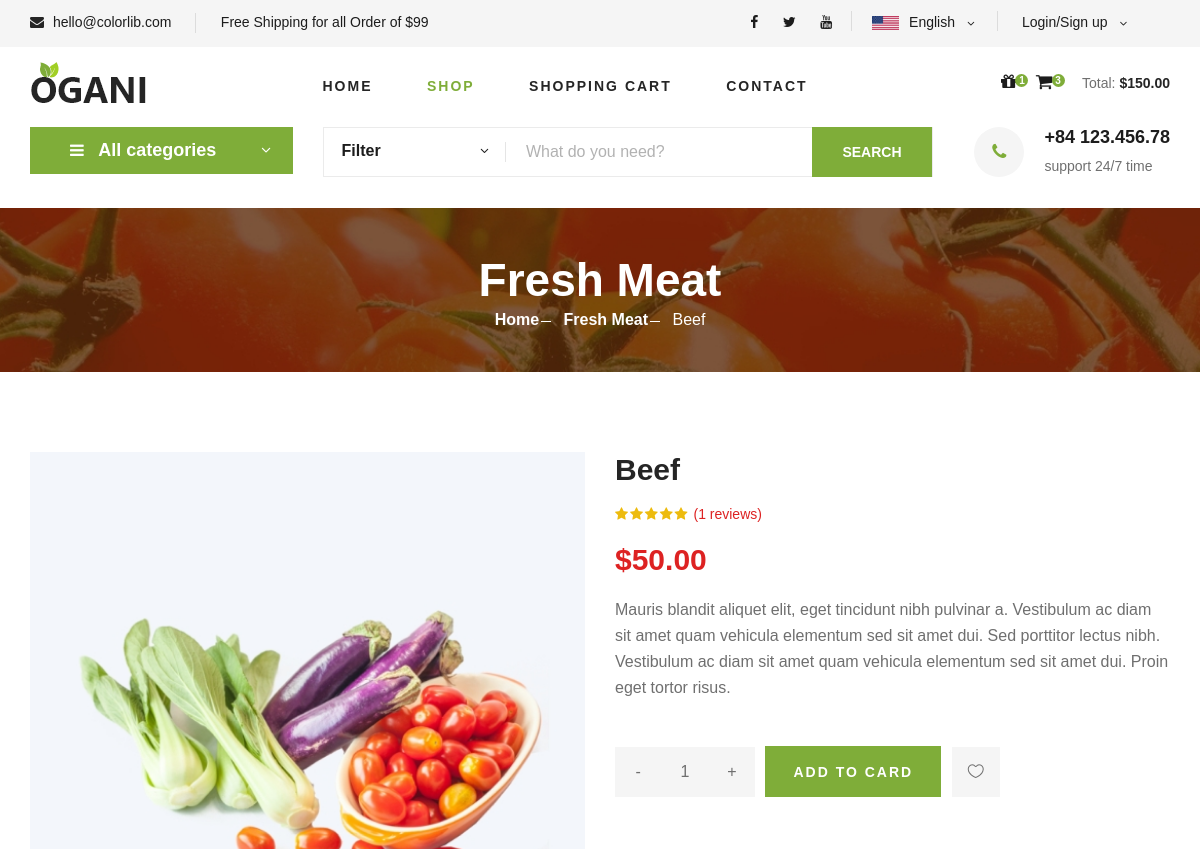
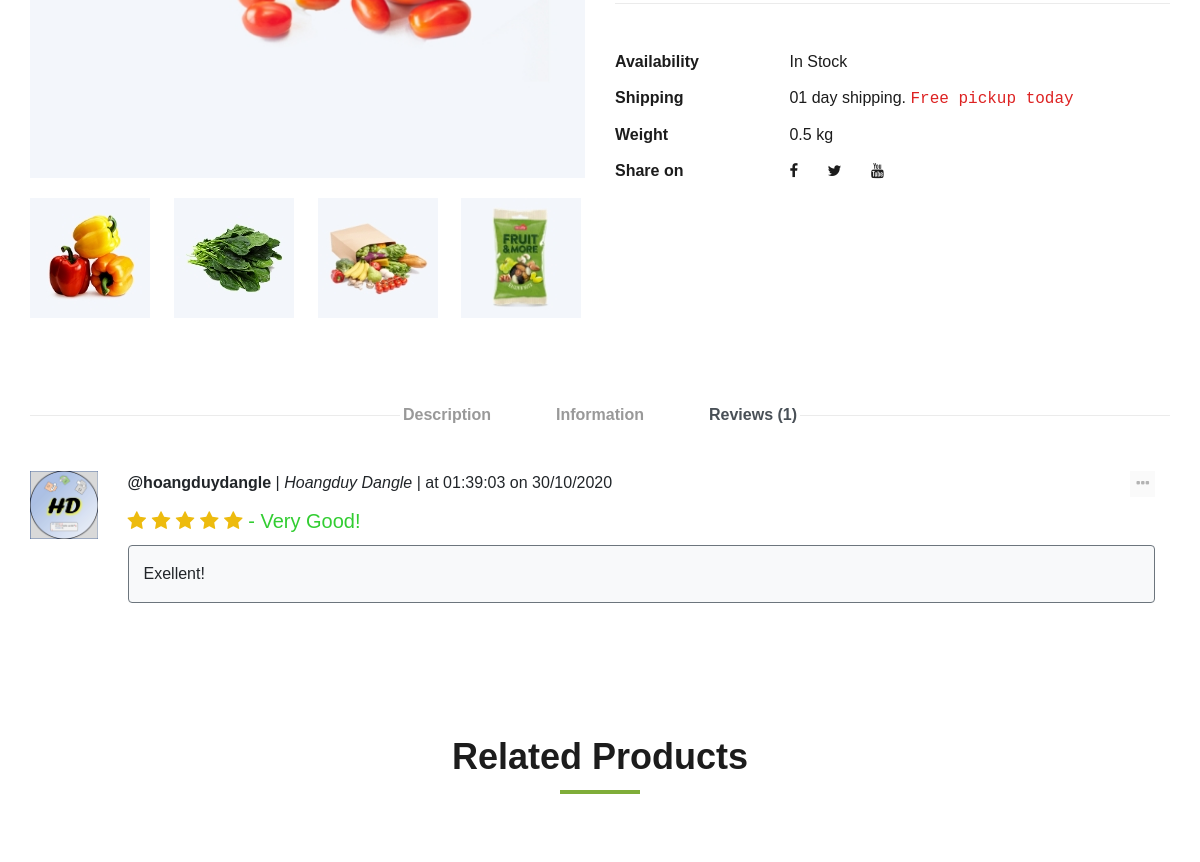
Page /shop/detail/beef (upper part) on the earlier database version (2 pictures, top to bottom).
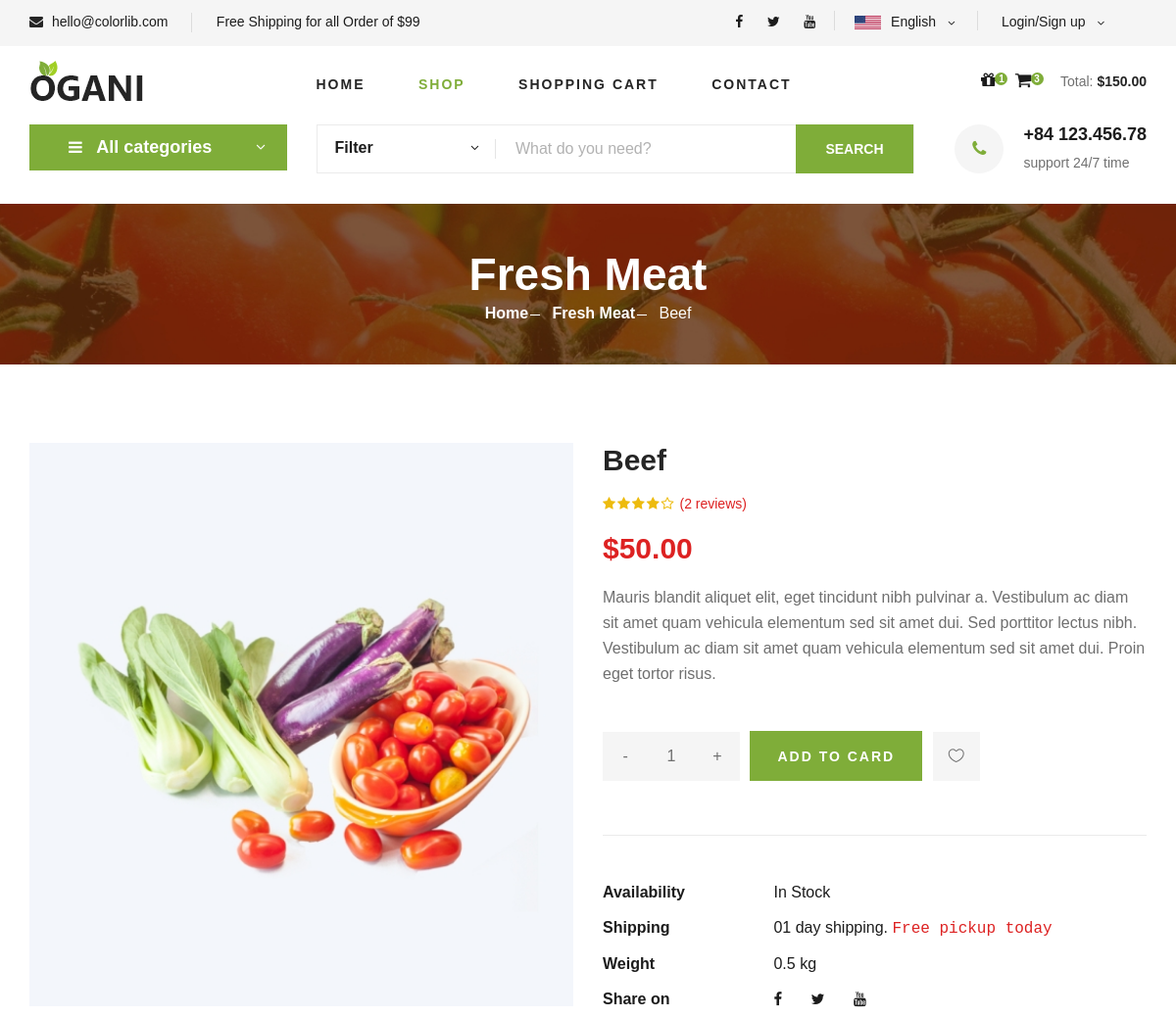
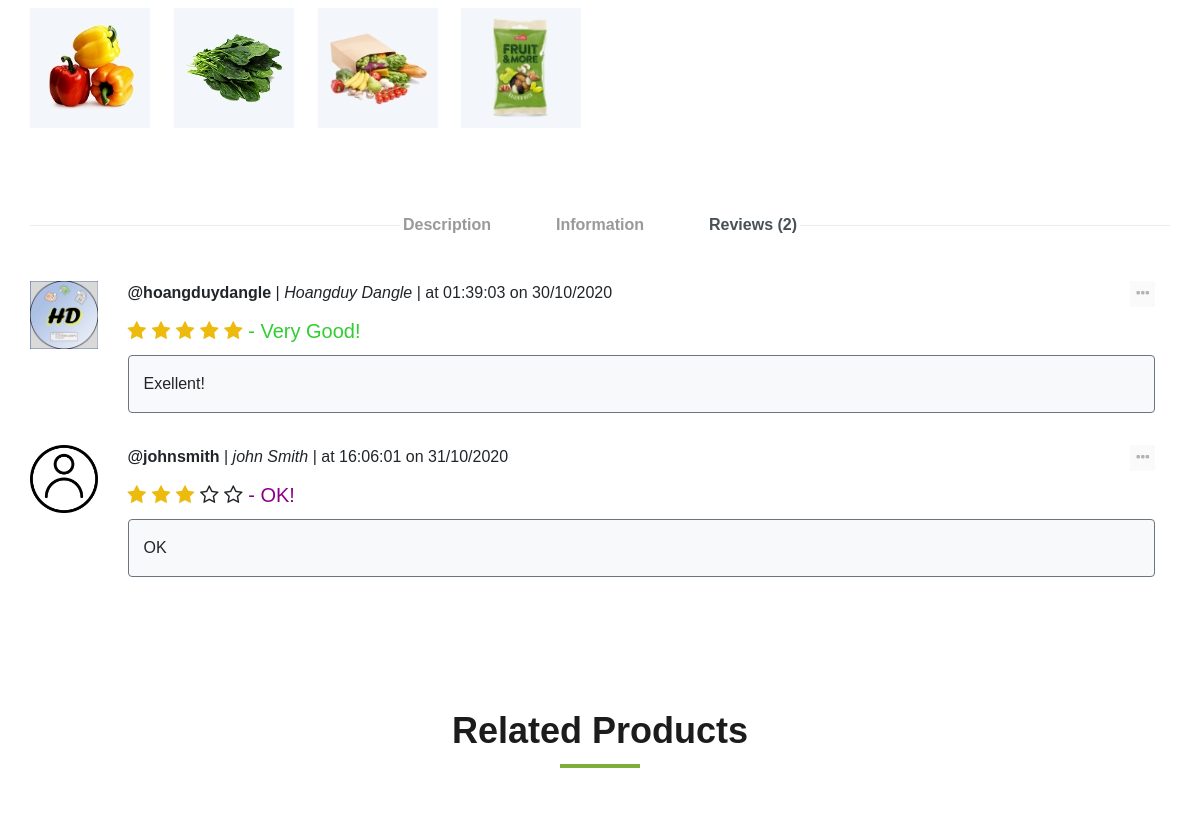
Same page on the later database version (2 pictures, top to bottom).
### tables this page shows
CREATE TABLE `item` (
  `id_item` varchar(100) NOT NULL,
  `name_item` varchar(100) NOT NULL DEFAULT 'Default name',
  `avatar_item` varchar(500) NOT NULL DEFAULT 'Default link',
  `description_item` varchar(500) NOT NULL DEFAULT 'Default description',
  `price_item` int(11) NOT NULL DEFAULT 0,
  `availability_item` tinyint(1) NOT NULL DEFAULT 1,
  `weight_item` float NOT NULL DEFAULT 0,
  `sale_off_item` int(11) NOT NULL DEFAULT 0,
  `featured` tinyint(1) NOT NULL DEFAULT 0,
  `best_seller_item` tinyint(1) NOT NULL DEFAULT 0,
  `date_created_item` datetime DEFAULT NULL,
  `latest_date_updated_item` datetime DEFAULT NULL,
  `category_item` varchar(100) DEFAULT NULL
);

CREATE TABLE `category` (
  `id_category` varchar(100) NOT NULL,
  `name_category` varchar(100) NOT NULL DEFAULT 'Default name'
);

CREATE TABLE `rating_user_item` (
  `username_user_rating` varchar(100) NOT NULL,
  `id_item_rating` varchar(100) NOT NULL,
  `rating` int(11) NOT NULL,
  `review` varchar(500) DEFAULT NULL,
  `date_rating` datetime NOT NULL
);

CREATE TABLE `user` (
  `username_user` varchar(100) NOT NULL,
  `password_user` varchar(500) NOT NULL,
  `fname_user` varchar(100) NOT NULL,
  `lname_user` varchar(100) NOT NULL,
  `bday_user` date DEFAULT NULL,
  `avatar_user` varchar(500) DEFAULT NULL,
  `address_user` varchar(500) DEFAULT NULL,
  `email_user` varchar(500) DEFAULT NULL,
  `role_user` int(11) DEFAULT NULL
);

### mvc/core/Controller.php (called while the page is built, shortened)
<?php
class Controller{
    final public function view($view, $data = []){
        require_once "./mvc/views/".$view.".php";
    }
}
?>

### mvc/controllers/Shop.php (called while the page is built, shortened)
<?php
class Shop extends Controller{
    protected $item_object;
    protected $category_object;
    protected $user_object;
    protected $review_object;
    final public function __construct(){
        $this->item_object = $this->model("Item");
        $this->category_object = $this->model("Category");
        $this->user_object = $this->model("User");
        $this->review_object = $this->model("Review");
    }
    public function detail($params){
        $username = '';
        $this->view("Master1", array(
            "page"=>"detail",
            "item"=>$this->item_object->get_item($params),
            "category_list"=>$this->category_object->get_all_categories(),
            "user"=>$this->user_object->get_info_user($username),
            "review_list"=>$this->review_object->get_all_reviews($params),
            "average_rating"=>$this->item_object->get_average_rated_item($params),
            "related_item_list"=>$this->item_object->get_related_items($params)
        ));
    }
}
?>

### mvc/core/App.php (called while the page is built, shortened)
<?php
class App{
    protected $action = "Action";
    final public function __construct(){
        $arr = $this->url_process();
        if(isset($arr[0])){
            if(file_exists("./mvc/controllers/".$arr[0].".php")){
                unset($arr[0]);
            }
        }
        $this->controller = new $this->controller();
        if(isset($arr[1])){
            if(method_exists($this->controller, $arr[1])){
                $this->action = $arr[1];
            }
            unset($arr[1]);
        }
        $this->params = $arr?array_values($arr):[];
        call_user_func_array([$this->controller, $this->action], $this->params);
    }
    final public function url_process(){
        if (isset($_GET["url"])){
            return explode("/", trim($_GET["url"]));
        }
    }
}
?>

### index.php (called while the page is built, shortened)
<?php
$app = new App();
?>

### mvc/core/Database.php (called while the page is built, shortened)
<?php
class Database{
    protected $servername = "localhost";
    protected $username = "root";
    protected $password = "";
    final public function __construct(){
        $this->conn = mysqli_connect($this->servername, $this->username, $this->password);
    }
}
?>

### mvc/models/Item.php (called while the page is built, shortened)
<?php
class Item extends Database{
    public function get_item($item){
        $sql = "SELECT item.*, category.name_category".
        " FROM item LEFT JOIN category ON item.category_item=category.id_category".
        " WHERE id_item='".$item."';";
        $sql_result = mysqli_query($this->conn, $sql);
        $result = false;
        if($sql_result){
            $result = mysqli_fetch_assoc($sql_result);
        }
        return json_encode($result);
    }
}
?>

### mvc/models/Review.php (called while the page is built, shortened)
<?php
class Review extends Database{
    public function get_all_reviews($id_item){
        $sql = "SELECT rating_user_item.*, user.username_user, user.fname_user,".
        " user.lname_user, user.avatar_user".
        " FROM rating_user_item LEFT JOIN user".
        " ON rating_user_item.username_user_rating=user.username_user".
        " WHERE id_item_rating='".$id_item."';";
        $array_result = array();
        $sql_result = mysqli_query($this->conn, $sql);
        if($sql_result){
            while($row = mysqli_fetch_assoc($sql_result)){
                $array_result[] = $row;
            }
        }
        return json_encode($array_result);
    }
}
?>

### mvc/views/pages/detail.php (the view, shortened to what the rows shown need)
<section class="breadcrumb-section set-bg" data-setbg="/tmdt_201/public/master1/img/breadcrumb.jpg">
    <div class="container">
        <div class="row">
            <div class="col-lg-12 text-center">
                <div class="breadcrumb__text">
                    <?php $item_object = json_decode($data["item"]); ?>
                    <h2><?php echo $item_object->name_category; ?></h2>
                    <div class="breadcrumb__option">
                        <a href="http://localhost/tmdt_201/home">Home</a>
                        <a href="http://localhost/tmdt_201/shop/<?php echo $item_object->category_item; ?>"><?php echo $item_object->name_category; ?></a>
                        <span><?php echo $item_object->name_item; ?></span>
                    </div>
                </div>
            </div>
        </div>
    </div>
</section>
<section class="product-details spad">
    <div class="container">
        <div class="row">
            <div class="col-lg-6 col-md-6">
                <div class="product__details__text">
                    <h3><?php echo $item_object->name_item; ?></h3>
                    <?php $review_list = json_decode($data['review_list']);
                    $size_list = count($review_list);
                    $average_rating = json_decode($data['average_rating']);
                    ?>
                    <div class="product__details__rating">
                        <i class="fa <?php echo (($average_rating > 0 && $average_rating < 0.3) || $average_rating == 0)?'fa-star-o':(($average_rating >= 0.3 && $average_rating < 0.7)?'fa-star-half-o':'fa-star');?>"></i>
                        <i class="fa <?php echo (($average_rating > 1 && $average_rating < 1.3) || $average_rating <= 1)?'fa-star-o':(($average_rating >= 1.3 && $average_rating < 1.7)?'fa-star-half-o':'fa-star');?>"></i>
                        <i class="fa <?php echo (($average_rating > 2 && $average_rating < 2.3) || $average_rating <= 2)?'fa-star-o':(($average_rating >= 2.3 && $average_rating < 2.7)?'fa-star-half-o':'fa-star');?>"></i>
                        <i class="fa <?php echo (($average_rating > 3 && $average_rating < 3.3) || $average_rating <= 3)?'fa-star-o':(($average_rating >= 3.3 && $average_rating < 3.7)?'fa-star-half-o':'fa-star');?>"></i>
                        <i class="fa <?php echo (($average_rating > 4 && $average_rating < 4.3) || $average_rating <= 4)?'fa-star-o':(($average_rating >= 4.3 && $average_rating < 4.7)?'fa-star-half-o':'fa-star');?>"></i>
                        <span>(<?php echo $size_list; ?> reviews)</span>
                    </div>
                    <div class="product__details__price">$50.00</div>
                    <p>Mauris blandit aliquet elit, eget tincidunt nibh pulvinar a. Vestibulum ac diam sit amet quam
                        vehicula elementum sed sit amet dui. Sed porttitor lectus nibh. Vestibulum ac diam sit amet
                        quam vehicula elementum sed sit amet dui. Proin eget tortor risus.</p>
                    <div class="product__details__quantity">
                        <div class="quantity">
                        </div>
                    </div>
                    <a href="#" class="primary-btn">ADD TO CARD</a>
                    <a href="#" class="heart-icon"><span class="icon_heart_alt"></span></a>
                    <ul>
                        <li><b>Availability</b>
                        </li>
                        <li><b>Shipping</b> <span>01 day shipping. <samp>Free pickup today</samp></span></li>
                        <li><b>Weight</b> <span>0.5 kg</span></li>
                        <li><b>Share on</b>
                        </li>
                    </ul>
                </div>
            </div>
            <div class="col-lg-12">
                <div class="product__details__tab">
                    <div class="tab-content">
                        <div class="tab-pane active" id="tabs-3" role="tabpanel">
                            <div class="product__details__tab__desc">
                                <?php
                                for($row = 0; $row < $size_list; $row++){
                                    $id_review = $review_list[$row]->username_user_rating." ".
                                    $review_list[$row]->id_item_rating." ".
                                    $review_list[$row]->date_rating;
                                    $id_review = str_replace(' ', '-', $id_review);
                                    $level_rating = "level-rating-".$id_review;
                                    $comment = "comment-".$id_review;
                                    $rating = $review_list[$row]->rating;
                                    $level_rating_content = '';
                                    $level_rating_color = '';
                                    switch($rating){
                                        case 3:
                                            $level_rating_content = " - OK!";
                                            $level_rating_color = "darkmagenta";
                                            break;
                                        case 5:
                                            $level_rating_content = " - Very Good!";
                                            $level_rating_color = "limegreen";
                                            break;
                                }
                                ?>
                                <div class="row mb-4">
                                    <div class="col-3 col-md-2 col-lg-1">
                                        <img src="<?php echo $review_list[$row]->avatar_user;?>">
                                    </div>
                                    <div class="col-9 col-md-10 col-lg-11">
                                        <div class="container pl-0 mb-2">
                                            <div class="row">
                                                <div class="col-10">
                                                    <?php echo "<b>@".$review_list[$row]->username_user_rating."</b> | <i>".
                                                    $review_list[$row]->fname_user." ".$review_list[$row]->lname_user."</i> | ".
                                                    date_format(date_create($review_list[$row]->date_rating), '\a\t H:i:s \o\n d/m/Y');
                                                    ?>
                                                </div>
                                                <div class="col-2" style="text-align: right;">
                                                    <?php
                                                    $disabled = '';
                                                    if(!isset($_SESSION['username']) ||
                                                        (isset($_SESSION['username'])
                                                        && $_SESSION['username'] != $review_list[$row]->username_user_rating)){
                                                            $disabled = 'disabled';
                                                        }
                                                    ?>
                                                    <button class="border-0 review-option" data-toggle="dropdown" <?php echo $disabled;?>>
                                                        <i class="fa fa-ellipsis-h"></i>
                                                    </button>
                                                </div>
                                            </div>
                                        </div>
                                        <div class="container pl-0 mb-2">
                                            <div class="row">
                                                <div class="col-lg-12">
                                                    <div class="star-rating-disabled mb-2">
                                                        <span class="fa <?php echo $rating > 0?'fa-star':'fa-star-o';?>" data-rating="1"></span>
                                                        <span class="fa <?php echo $rating > 1?'fa-star':'fa-star-o';?>" data-rating="2"></span>
                                                        <span class="fa <?php echo $rating > 2?'fa-star':'fa-star-o';?>" data-rating="3"></span>
                                                        <span class="fa <?php echo $rating > 3?'fa-star':'fa-star-o';?>" data-rating="4"></span>
                                                        <span class="fa <?php echo $rating > 4?'fa-star':'fa-star-o';?>" data-rating="5"></span>
                                                        <span class="level-rating-disabled" id="<?php echo $level_rating;?>" style="color: <?php echo $level_rating_color;?>;">
                                                            <?php echo $level_rating_content;?>
                                                        </span>
                                                    </div>
                                                    <div class="container py-3 bg-light border border-secondary rounded" id="<?php echo $comment;?>">
                                                    <?php echo $review_list[$row]->review == ''?'<i>No comment.</i>':$review_list[$row]->review;?>
                                                    </div>
                                                </div>
                                            </div>
                                        </div>
                                    </div>
                                </div>
                                <?php }
                                ?>
                            </div>
                        </div>
                    </div>
                </div>
            </div>
        </div>
    </div>
</section>
<section class="related-product">
    <div class="container">
        <div class="row">
            <div class="col-lg-12">
                <div class="section-title related__product__title">
                    <h2>Related Products</h2>
                </div>
            </div>
        </div>
    </div>
</section>

Differences in the rows shown:
added rating_user_item: username_user_rating.avatar_user (placeholder picture), username_user_rating "johnsmith", username_user_rating.fname_user "john", username_user_rating.lname_user "Smith", date_rating "at 16:06:01 on 31/10/2020", rating "- OK!", review "OK"
Other differences:
$size_list: "1" → "2"
